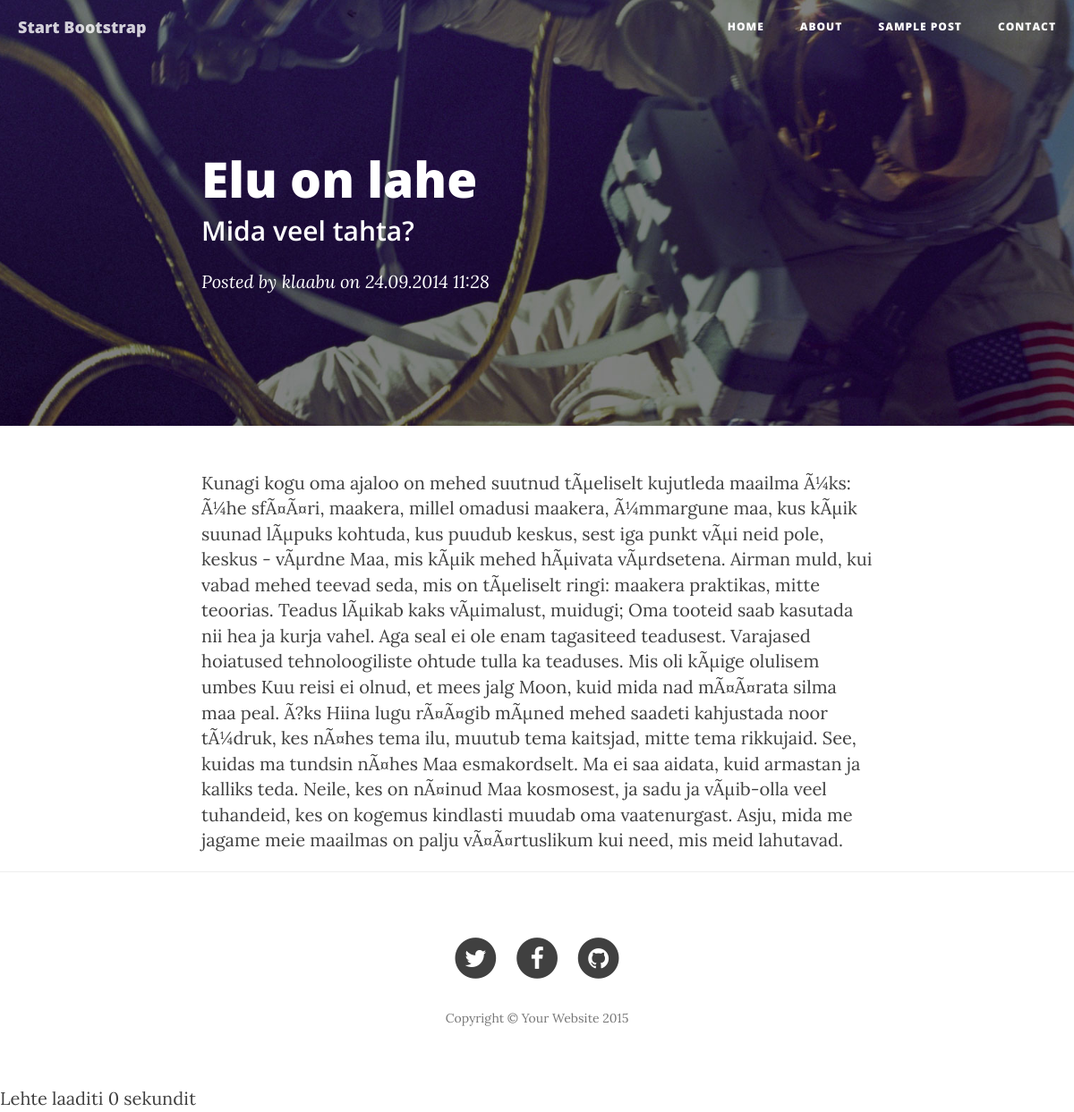
/?page=post&id=1, run on the app's committed database.
### tables this page shows
CREATE TABLE `posts` (
  `post_id`          INT(11) UNSIGNED NOT NULL AUTO_INCREMENT,
  `author_id`        INT(10) UNSIGNED NOT NULL,
  `post_title`       VARCHAR(255)     NOT NULL,
  `post_description` VARCHAR(255)     NOT NULL,
  `post_text`        TEXT,
  `post_created`     DATETIME         NOT NULL DEFAULT CURRENT_TIMESTAMP,
  PRIMARY KEY (`post_id`),
  KEY `author_id` (`author_id`),
  CONSTRAINT `posts_ibfk_1` FOREIGN KEY (`author_id`) REFERENCES `authors` (`author_id`)
);

CREATE TABLE `authors` (
  `author_id`   INT(11) UNSIGNED NOT NULL AUTO_INCREMENT,
  `author_name` VARCHAR(255)     NOT NULL,
  PRIMARY KEY (`author_id`)
);

### controllers/post.php (called while the page is built)
<?php
$post_id = isset($_GET['id']) ? $_GET['id'] : -1;
$q = mysqli_query($db, "
  SELECT
    *,
    DATE_FORMAT(post_created, '%d.%m.%Y %H:%i') post_created
    FROM posts
      NATURAL JOIN authors
    WHERE post_id = $post_id");
$post = mysqli_fetch_assoc($q);

### views/post.php (the view)
<header class="intro-header" style="background-image: url('img/post-bg.jpg')">
    <div class="container">
        <div class="row">
            <div class="col-lg-8 col-lg-offset-2 col-md-10 col-md-offset-1">
                <div class="post-heading">
                    <h1><?= $post['post_title'] ?></h1>
                    <h2 class="subheading"><?= $post['post_description'] ?></h2>
                    <span class="meta">Posted by <a
                            href="#"><?= $post['author_name'] ?></a> on <?= $post['post_created'] ?></span>
                </div>
            </div>
        </div>
    </div>
</header>
<article>
    <div class="container">
        <div class="row">
            <div class="col-lg-8 col-lg-offset-2 col-md-10 col-md-offset-1"><?= $post['post_text'] ?></div>
        </div>
    </div>
</article>
<hr>

### data on the page
posts: post_title "Elu on lahe", post_description "Mida veel tahta?", author.author_name "klaabu", post_text "Kunagi kogu oma ajaloo on mehed suutnud tÃµeliselt kujutleda maailma Ã¼ks: Ã¼he sfÃ¤Ã¤ri, maakera, millel omadusi maakera, Ã¼mmargune maa, kus kÃµik suunad lÃµpuks kohtuda, kus puudub keskus, sest iga punkt vÃµi neid pole, keskus - vÃµrdne Maa, mis kÃµik mehed hÃµivata vÃµrdsetena. Airman muld, kui vabad mehed teevad seda, mis on tÃµeliselt ringi: maakera praktikas, mitte teoorias. Teadus lÃµikab kaks vÃµimalust, muidugi; Oma tooteid saab kasutada nii hea ja kurja vahel. Aga seal ei ole enam tagasiteed teadusest. Varajased hoiatused tehnoloogiliste ohtude tulla ka teaduses. Mis oli kÃµige olulisem umbes Kuu reisi ei olnud, et mees jalg Moon, kuid mida nad mÃ¤Ã¤rata silma maa peal. Ã?ks…"

### other printed values
$post['post_created'] "24.09.2014 11:28"
